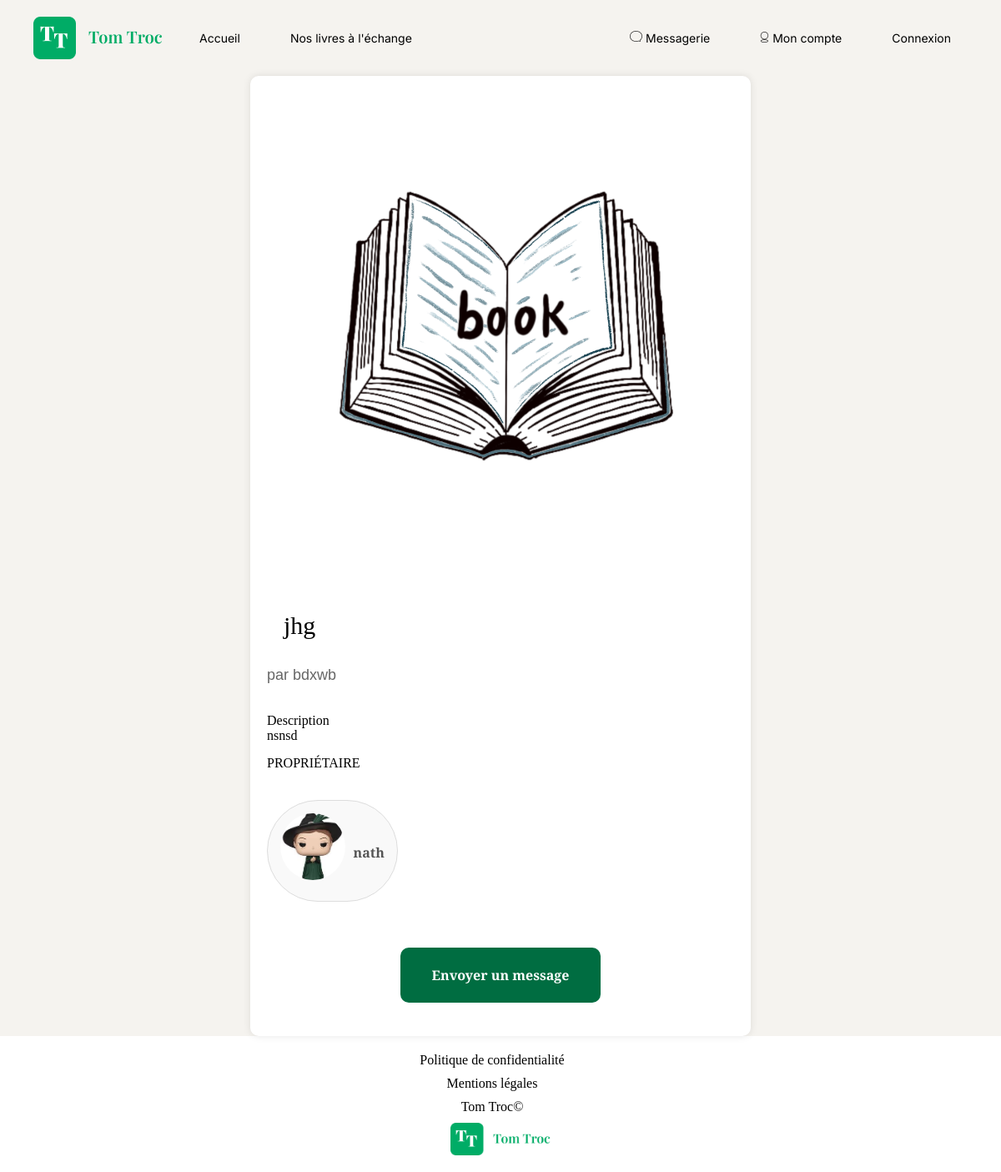
/index.php?action=book-detail&id=20, run on the app's committed database.
### tables this page shows
CREATE TABLE IF NOT EXISTS `book` (
  `id` int NOT NULL AUTO_INCREMENT,
  `title` varchar(255) NOT NULL,
  `author` varchar(255) NOT NULL,
  `img` varchar(255) NOT NULL,
  `description` text NOT NULL,
  `createdAt` timestamp NOT NULL DEFAULT CURRENT_TIMESTAMP,
  `updatedAt` timestamp NULL DEFAULT CURRENT_TIMESTAMP,
  `available` tinyint(1) NOT NULL,
  `user_id` int DEFAULT NULL,
  PRIMARY KEY (`id`),
  KEY `fk_user` (`user_id`)
);

CREATE TABLE IF NOT EXISTS `user` (
  `id` int NOT NULL AUTO_INCREMENT,
  `username` varchar(100) NOT NULL,
  `email` varchar(100) NOT NULL,
  `password` varchar(255) NOT NULL,
  `profilePicture` varchar(255) NOT NULL,
  `role` enum('user','admin','moderator') DEFAULT 'user',
  `is_active` tinyint(1) DEFAULT '1',
  `created_at` datetime DEFAULT CURRENT_TIMESTAMP,
  `updated_at` datetime DEFAULT CURRENT_TIMESTAMP ON UPDATE CURRENT_TIMESTAMP,
  PRIMARY KEY (`id`)
);

### views/View.php (called while the page is built, shortened)
<?php
class View
{
    public function render(string $viewName, array $params = []): void
    {
        $viewPath = $this->buildViewPath($viewName);
        $description = $this->_renderViewFromTemplate($viewPath, $params);
    }
    private function _renderViewFromTemplate(string $viewPath, array $params = []): string
    {
        if (file_exists($viewPath)) {
            extract($params);
            require($viewPath);
            return ob_get_clean();
        } else {
            throw new Exception("La vue '$viewPath' est introuvable.");
        }
    }
    private function buildViewPath(string $viewName): string
    {
        return TEMPLATE_VIEW_PATH . $viewName . '.php';
    }
}

### controllers/BookController.php (called while the page is built, shortened)
<?php
class BookController
{
    private $bookManager;
    public function __construct()
    {
        $this->bookManager = new BookManager();
    }
    public function showBookDetail(int $id): void
    {
        $book = $this->bookManager->getBookById($id);
        $view = new View('Book Detail');
        $view->render('book-detail', ['book' => $book]);
    }
}

### index.php (called while the page is built, shortened)
<?php
$action = Utils::request('action', 'home');
$bookId = Utils::request('id', 0);
try {
    $bookController = new BookController();
    switch ($action) {
        case 'book-detail':
            if ($bookId > 0) {
                $bookController->showBookDetail($bookId);
            } else {
                throw new Exception("ID du livre invalide.");
            }
            break;
    }
} catch (Exception $e) {
    error_log("Exception capturée : " . $e->getMessage());
    $errorView = new View('Erreur');
    $errorView->render('errorPage', ['errorMessage' => $e->getMessage()]);
}

### models/DBmanager.php (called while the page is built, shortened)
<?php
class DBManager
{
    private static $instance;
    private $db;
    private function __construct()
    {
        $this->db = new PDO('mysql:host=' . DB_HOST . ';dbname=' . DB_NAME . ';charset=utf8', DB_USER, DB_PASS);
        $this->db->setAttribute(PDO::ATTR_ERRMODE, PDO::ERRMODE_EXCEPTION);
        $this->db->setAttribute(PDO::ATTR_DEFAULT_FETCH_MODE, PDO::FETCH_ASSOC);
    }
    public static function getInstance() : DBManager
    {
        if (!self::$instance) {
            self::$instance = new DBManager();
        }
        return self::$instance;
    }
    public function query(string $sql, ?array $params = null) : PDOStatement
    {
        if ($params == null) {
            $query = $this->db->query($sql);
        } else {
            $query = $this->db->prepare($sql);
            $query->execute($params);
        }
        return $query;
    }
}

### models/BookManager.php (called while the page is built, shortened)
<?php
class bookManager extends AbstractEntityManager
{
    public function getBookById(int $id): ?Book
    {
        $sql = "SELECT * FROM book WHERE id = " . (int)$id;
        $result = $this->db->query($sql);
        $bookData = $result->fetch(PDO::FETCH_ASSOC);
        return $bookData ? new Book($bookData) : null;
    }
}

### models/AbstractEntity.php (called while the page is built, shortened)
<?php
abstract class AbstractEntity
{
    protected function hydrate(array $data) : void
    {
        foreach ($data as $key => $value) {
            $method = 'set' . str_replace('_', '', ucwords($key, '_'));
        }
    }
}

### models/Book.php (called while the page is built, shortened)
<?php
class Book extends AbstractEntity
{
    private ?User $user = null;
    private string $title = "";
    private string $author = "";
    private ?string $img = null;
    private string $description = "";
    public function __construct(array $data = [])
    {
        $this->userId = $data['user_id'] ?? 0;
        $this->title = $data['title'] ?? '';
        $this->author = $data['author'] ?? '';
        $this->description = $data['description'] ?? '';
        $this->img = isset($data['img']) ? $data['img'] : '/assets/img/defaultBook.webp';
        if ($this->userId !== 0) {
            $userManager = new UserManager();
            $this->user = $userManager->getUserById($this->userId);
        }
    }
    public function setTitle(string $title): void
    {
        $this->title = $title;
    }
    public function getTitle(): string
    {
        return $this->title;
    }
    public function setAuthor(string $author): void
    {
        $this->author = $author;
    }
    public function getAuthor(): string
    {
        return $this->author;
    }
    public function setImg(?string $img): void
    {
        $this->img = $img;
    }
    public function getImg(): ?string
    {
        return $this->img;
    }
    public function setDescription(string $description): void
    {
        $this->description = $description;
    }
    public function getDescription(int $length = -1): string
    {
        return $this->description;
    }
    public function setCreatedAt(string|DateTime $createdAt, string $format = 'Y-m-d H:i:s'): void
    {
        if (is_string($createdAt)) {
            $createdAt = DateTime::createFromFormat($format, $createdAt);
        }
    }
    public function setUpdatedAt(string|DateTime|null $updatedAt): void
    {
        if ($updatedAt === null) {
            $this->updatedAt = null;
        } elseif (is_string($updatedAt)) {
            $this->updatedAt = DateTime::createFromFormat('Y-m-d H:i:s', $updatedAt);
        } elseif ($updatedAt instanceof DateTime) {
            $this->updatedAt = $updatedAt;
        }
    }
    public function getUser(): ?User
    {
        return $this->user;
    }
}

### models/UserManager.php (called while the page is built, shortened)
<?php
class UserManager extends AbstractEntityManager
{
    public function getUserById(int $id): ?User
    {
        $sql = "SELECT * FROM user WHERE id = :id";
        try {
            $result = $this->db->query($sql, [":id" => $id]);
            $userData = $result->fetch(PDO::FETCH_ASSOC);
            return $userData ? new User($userData) : null;
        } catch (PDOException $e) {
            error_log("Erreur lors de la recherche de l'utilisateur : " . $e->getMessage());
            return null;
        }
    }
}

### models/User.php (called while the page is built, shortened)
<?php
class User extends AbstractEntity
{
    protected int $id;
    private string $username;
    private string $profilePicture;
    public function getId(): int
    {
        return $this->id;
    }
    public function getUsername(): string
    {
        return $this->username;
    }
    public function getProfilePicture(): ?string
    {
        return $this->profilePicture ?: "/assets/img/users/profile-default.svg";
    }
    public function setId(int $id): void
    {
        $this->id = $id;
    }
    public function setUsername(string $username): void
    {
        $this->username = $username;
    }
    public function setProfilePicture(?string $profilePicture): void
    {
        $this->profilePicture = $profilePicture;
    }
}

### views/templates/book-detail.php (the view, shortened to what this page needs)
<div class="book-detail">
    <?php if ($book) : ?>
        <article class="mainArticle">
            <form action="index.php?action=book-detail" method="post">
                <?php if ($book->getImg()) : ?>
                    <img src="<?= htmlspecialchars($book->getImg(), ENT_QUOTES, 'UTF-8') ?>" alt="Image de <?= htmlspecialchars($book->getTitle(), ENT_QUOTES, 'UTF-8') ?>" class="book-image">
                <?php else : ?>
                    <p>Image non disponible</p>
                <?php endif; ?>
                <h1 class="book-title"><?= htmlspecialchars($book->getTitle(), ENT_QUOTES, 'UTF-8') ?></h1>
                <p class="book-author">par <?= htmlspecialchars($book->getAuthor(), ENT_QUOTES, 'UTF-8') ?></p>
                <div class="book-description-container">
                    <p class="book-description-title">Description</p>
                    <p class="book-description-content"><?= nl2br(htmlspecialchars($book->getDescription())) ?></p>
                </div>
                <p class="owner-title">PROPRIÉTAIRE</p>
                <?php if ($book->getUser()) : ?>
                    <?php $user = $book->getUser(); ?>
                    <a href="index.php?action=showPublicAccount&user_id=<?= htmlspecialchars($user->getId(), ENT_QUOTES, 'UTF-8') ?>" class="owner-info">
                        <?php if ($user->getProfilePicture()) : ?>
                            <img src="<?= htmlspecialchars($user->getProfilePicture(), ENT_QUOTES, 'UTF-8') ?>" alt="Photo de profil de <?= htmlspecialchars($user->getUsername(), ENT_QUOTES, 'UTF-8') ?>" class="owner-photo">
                        <?php else : ?>
                            <div class="owner-photo placeholder"></div>
                        <?php endif; ?>
                        <p class="owner-name"><?= htmlspecialchars($user->getUsername(), ENT_QUOTES, 'UTF-8') ?></p>
                    </a>
                    <a href="index.php?action=showMessaging&receiver_id=<?= htmlspecialchars($user->getId(), ENT_QUOTES, 'UTF-8') ?>" class="btn">Envoyer un message</a>
                <?php else : ?>
                    <p>Propriétaire inconnu</p>
                <?php endif; ?>
            </form>
        </article>
    <?php else : ?>
        <p>Livre non trouvé.</p>
    <?php endif; ?>
</div>

### assets/css/variables.css (style rules this page uses)
:root { --backgroundColor: #F5F3EF; --titleColor: #000000; --textColor: #000000; --buttonDefaultColor: #006D41; --buttonHoverColor: #00AC66; --headerColor: #000; --headerPaleColor: #ccc; --hamburgerColor: #A6A6A6; --PaleColor: white; --quoteColor: #aaa; --dateColor: #888; }

### assets/css/global.css (style rules this page uses)
body { font-family: 'Playfair Display'; background-color: var(--backgroundColor); color: var(--textColor); }
h1, h2 { font-weight: 400; color: var(--headerColor); }
h1 { font-size: 36px; line-height: 47.99px; margin: 20px; }
a { text-decoration: none; color: inherit; }

### assets/css/books.css (style rules this page uses)
.book-image { max-width: 100%; height: auto; margin-bottom: 20px; }
.book-detail { max-width: 600px; margin: 0 auto; padding: 20px; background-color: #fff; border-radius: 10px; box-shadow: 0 0 10px rgba(0, 0, 0, 0.1); }
.book-image { width: 100%; height: auto; border-radius: 5px; margin-bottom: 20px; }
.book-title { font-family: 'Playfair Display', serif; font-size: 30px; font-weight: 400; margin-bottom: 10px; }
.book-author { font-family: 'Arial', sans-serif; font-size: 18px; font-weight: 400; margin-bottom: 20px; color: #666; }
.owner-info { display: flex; align-items: center; margin-bottom: 20px; }
.owner-photo { width: 50px; height: 50px; border-radius: 50%; object-fit: cover; margin-right: 10px; }
.owner-name { font-size: 16px; font-weight: 500; }
.owner-info { background-color: #f9f9f9; border: 1px solid #ddd; padding: 15px; border-radius: 114px; max-width: 157px; margin: 20px 0; }
.owner-photo { width: 80px; height: 80px; border-radius: 50%; object-fit: cover; margin-bottom: 10px; }
.owner-name { font-size: 1em; color: #555; margin-top: 5px; font-weight: 600; }

### assets/css/responsive.css (style rules this page uses)
@media (min-width: 768px) { .btn { width: 152px; margin: 0; } }

### assets/css/exchange.css (style rules this page uses)
form { display: flex; flex-direction: column; gap: 15px; text-align: left; }

### assets/css/layout.css (style rules this page uses)
.btn { display: inline-block; width: auto; padding: 22px 38px; border-radius: 10px; background-color: var(--buttonDefaultColor); font-family: 'Playfair Display', serif; font-size: 16px; font-weight: 600; text-align: center; color: #ffffff; border: none; cursor: pointer; transition: opacity 0.3s; margin: 20px auto; }

### data on the page
book: img (placeholder picture), title "jhg", author "bdxwb", description "nsnsd"
user: profilePicture (picture), username "nath"
